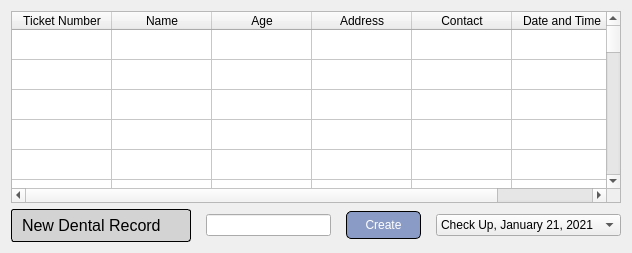
               <widget class="QWidget" name="dentalTab">
                <property name="styleSheet">
                 <string notr="true">background-color: none;
border-raidus: 5px;</string>
                </property>
                <attribute name="title">
                 <string>Dental</string>
                </attribute>
                <layout class="QVBoxLayout" name="verticalLayout_5">
                 <item>
                  <widget class="QTableWidget" name="dentalTable">
                   <property name="rowCount">
                    <number>150</number>
                   </property>
                   <attribute name="verticalHeaderVisible">
                    <bool>false</bool>
                   </attribute>
                   <row/>
                   <row/>
                   <row/>
                   <row/>
                   <row/>
                   <row/>
                   <row/>
                   <row/>
                   <row/>
                   <row/>
                   <row/>
                   <row/>
                   <row/>
                   <row/>
                   <row/>
                   <row/>
                   <row/>
                   <row/>
                   <row/>
                   <row/>
                   <row/>
                   <row/>
                   <row/>
                   <row/>
                   <row/>
                   <row/>
                   <row/>
                   <row/>
                   <row/>
                   <row/>
                   <row/>
                   <row/>
                   <row/>
                   <row/>
                   <row/>
                   <row/>
                   <row/>
                   <row/>
                   <row/>
                   <row/>
                   <row/>
                   <row/>
                   <row/>
                   <row/>
                   <row/>
                   <row/>
                   <row/>
                   <row/>
                   <row/>
                   <row/>
                   <row/>
                   <row/>
                   <row/>
                   <row/>
                   <row/>
                   <row/>
                   <row/>
                   <row/>
                   <row/>
                   <row/>
                   <row/>
                   <row/>
                   <row/>
                   <row/>
                   <row/>
                   <row/>
                   <row/>
                   <row/>
                   <row/>
                   <row/>
                   <row/>
                   <row/>
                   <row/>
                   <row/>
                   <row/>
                   <row/>
                   <row/>
                   <row/>
                   <row/>
                   <row/>
                   <row/>
                   <row/>
                   <row/>
                   <row/>
                   <row/>
                   <row/>
                   <row/>
                   <row/>
                   <row/>
                   <row/>
                   <row/>
                   <row/>
                   <row/>
                   <row/>
                   <row/>
                   <row/>
                   <row/>
                   <row/>
                   <row/>
                   <row/>
                   <row/>
                   <row/>
                   <row/>
                   <row/>
                   <row/>
                   <row/>
                   <row/>
                   <row/>
                   <row/>
                   <row/>
                   <row/>
                   <row/>
                   <row/>
                   <row/>
                   <row/>
                   <row/>
                   <row/>
                   <row/>
                   <row/>
                   <row/>
                   <row/>
                   <row/>
                   <row/>
                   <row/>
                   <row/>
                   <row/>
                   <row/>
                   <row/>
                   <row/>
                   <row/>
                   <row/>
                   <row/>
                   <row/>
                   <row/>
                   <row/>
                   <row/>
                   <row/>
                   <row/>
                   <row/>
                   <row/>
                   <row/>
                   <row/>
                   <row/>
                   <row/>
                   <row/>
                   <row/>
                   <row/>
                   <row/>
                   <row/>
                   <row/>
                   <column>
                    <property name="text">
                     <string>Ticket Number</string>
                    </property>
                   </column>
                   <column>
                    <property name="text">
                     <string>Name</string>
                    </property>
                   </column>
                   <column>
                    <property name="text">
                     <string>Age</string>
                    </property>
                   </column>
                   <column>
                    <property name="text">
                     <string>Address</string>
                    </property>
                   </column>
                   <column>
                    <property name="text">
                     <string>Contact</string>
                    </property>
                   </column>
                   <column>
                    <property name="text">
                     <string>Date and Time</string>
                    </property>
                   </column>
                  </widget>
                 </item>
                 <item>
                  <layout class="QHBoxLayout" name="horizontalLayout_4">
                   <property name="spacing">
                    <number>15</number>
                   </property>
                   <item>
                    <widget class="QLabel" name="dtLabel">
                     <property name="minimumSize">
                      <size>
                       <width>180</width>
                       <height>0</height>
                      </size>
                     </property>
                     <property name="maximumSize">
                      <size>
                       <width>180</width>
                       <height>16777215</height>
                      </size>
                     </property>
                     <property name="font">
                      <font>
                       <pointsize>12</pointsize>
                      </font>
                     </property>
                     <property name="styleSheet">
                      <string notr="true">QLabel{
	
	background-color: rgb(211, 211, 211);
	border-style: outset;
	border-width:1px;
	border-radius: 3px;
	border-color: black;
	padding: 6px;
	mid-width: 10px;
}
</string>
                     </property>
                     <property name="text">
                      <string>New Dental Record</string>
                     </property>
                    </widget>
                   </item>
                   <item>
                    <widget class="QLineEdit" name="dtNewEdit">
                     <property name="minimumSize">
                      <size>
                       <width>125</width>
                       <height>0</height>
                      </size>
                     </property>
                     <property name="maximumSize">
                      <size>
                       <width>125</width>
                       <height>16777215</height>
                      </size>
                     </property>
                    </widget>
                   </item>
                   <item>
                    <widget class="QPushButton" name="dtCreateBtn">
                     <property name="minimumSize">
                      <size>
                       <width>75</width>
                       <height>0</height>
                      </size>
                     </property>
                     <property name="maximumSize">
                      <size>
                       <width>75</width>
                       <height>16777215</height>
                      </size>
                     </property>
                     <property name="styleSheet">
                      <string notr="true">QPushButton{
	background-color: rgb(138, 155, 197);
	color: white;
	border-style: outset;
	border-width:1px;
	border-radius: 5px;
	border-color: black;
	padding: 6px;
	mid-width: 10px;
}
QPushButton:hover{
	background-color: rgb(186, 172, 255);
}</string>
                     </property>
                     <property name="text">
                      <string>Create</string>
                     </property>
                    </widget>
                   </item>
                   <item>
                    <widget class="QComboBox" name="dtRecord">
                     <item>
                      <property name="text">
                       <string>Check Up, January 21, 2021</string>
                      </property>
                     </item>
                    </widget>
                   </item>
                  </layout>
                 </item>
                </layout>
               </widget>
